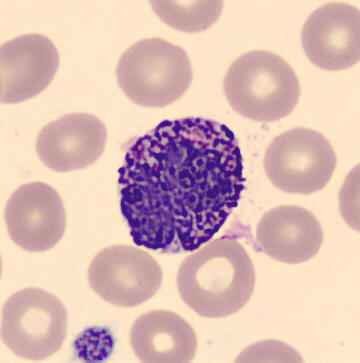
#> input picture sample_images/BA_189696.jpg, 360 x 363 px
$ python orb_detector.py ../sample_images/BA_189696.jpg
#> lines starting #> are read from the running program, lines starting #| are printed output that depends on the picture
#> further down, img is the input picture: shape (363, 360, 3); mean B, G, R 182.1, 188.8, 220.3
import time
import cv2
import numpy as np

try:
    from PIL import Image as PILImage
    _PIL_AVAILABLE = True
except ImportError:
    _PIL_AVAILABLE = False


def _ensure_numpy(image) -> np.ndarray:
    """Chuyển PIL Image → numpy array RGB nếu cần, giữ nguyên nếu đã là ndarray."""
    if _PIL_AVAILABLE and isinstance(image, PILImage.Image):
        return np.array(image.convert("RGB"))
    if not isinstance(image, np.ndarray):
        raise TypeError(f"Unsupported image type: {type(image)}. Expected numpy array or PIL Image.")
    return image


def _to_grayscale(image: np.ndarray) -> np.ndarray:
    """Chuyển ảnh về grayscale, hỗ trợ RGB / BGR / grayscale."""
    if image is None:
        raise ValueError("Image is None.")
    if len(image.shape) == 2:
        return image.copy()
    if len(image.shape) == 3:
        channels = image.shape[2]
#> channels = 3
        if channels == 3:
            # Streamlit trả về RGB → chuyển sang gray
            return cv2.cvtColor(image, cv2.COLOR_RGB2GRAY)
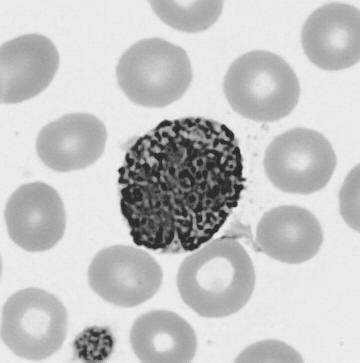
#> returned value: shape (363, 360); min 29, max 244, mean 197.5
        if channels == 4:
            return cv2.cvtColor(image, cv2.COLOR_RGBA2GRAY)
    raise ValueError(f"Unsupported image shape: {image.shape}")


def _to_bgr(image: np.ndarray) -> np.ndarray:
    """Chuyển ảnh về BGR (3 channels) để vẽ màu."""
    if len(image.shape) == 2:
        return cv2.cvtColor(image, cv2.COLOR_GRAY2BGR)
    if image.shape[2] == 3:
        return cv2.cvtColor(image, cv2.COLOR_RGB2BGR)
    if image.shape[2] == 4:
        return cv2.cvtColor(image, cv2.COLOR_RGBA2BGR)
    return image.copy()


def detect_orb(image: np.ndarray, nfeatures: int = 500) -> dict:
    """
    Phát hiện keypoints và trích xuất descriptors bằng thuật toán ORB.

    Parameters
    ----------
    image     : np.ndarray — ảnh đầu vào (RGB, BGR, hoặc grayscale)
    nfeatures : int        — số lượng keypoints tối đa cần giữ lại (mặc định 500)

    Returns
    -------
    dict với các key:
        method          : str                — "ORB"
        keypoints_count : int                — số keypoints phát hiện được
        runtime_ms      : float              — thời gian xử lý (ms)
        image           : np.ndarray         — ảnh BGR đã vẽ keypoints (chấm xanh lá)
        keypoints       : list[cv2.KeyPoint] — danh sách KeyPoint object
        descriptors     : np.ndarray hoặc None — numpy array chứa descriptors
    """
    # 1. Tiền xử lý
    image = _ensure_numpy(image)
    gray = _to_grayscale(image)
    output_bgr = _to_bgr(image)

    # 2. Khởi tạo ORB detector
    orb = cv2.ORB_create(nfeatures=nfeatures)

    # 3. Detect và compute
    t_start = time.perf_counter()
    keypoints, descriptors = orb.detectAndCompute(gray, None)
#> keypoints = 500 keypoints; strongest (x, y, size): (236, 204, 31), (120, 170, 44.6), (119, 169, 37.2), (119, 170, 31)
    t_end = time.perf_counter()

    runtime_ms = (t_end - t_start) * 1000.0

    # 4. Xử lý trường hợp không tìm thấy keypoints / descriptors
    if keypoints is None:
        keypoints = []
    if descriptors is None:
        descriptors = np.empty((0, 32), dtype=np.uint8)

    # 5. Vẽ keypoints lên ảnh
    output_bgr = cv2.drawKeypoints(
        output_bgr,
        keypoints,
        None,
        color=(0, 255, 0),
        flags=cv2.DRAW_MATCHES_FLAGS_DRAW_RICH_KEYPOINTS
    )
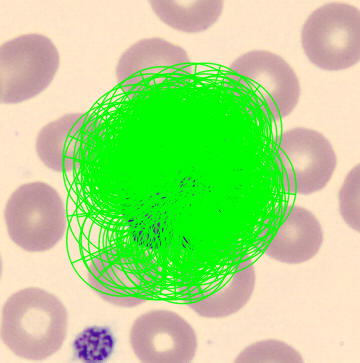
#> output_bgr: shape (363, 360, 3); mean B, G, R 136.1, 216.7, 169.7

    return {
        "method": "ORB",
        "keypoints_count": len(keypoints),
        "runtime_ms": round(runtime_ms, 3),
        "image": output_bgr,
        "keypoints": keypoints,
        "descriptors": descriptors
    }


# Demo / test standalone
if __name__ == "__main__":
    import sys

    if len(sys.argv) > 1:
        img = cv2.imread(sys.argv[1])
        if img is None:
            print(f"[ERROR] Không đọc được ảnh: {sys.argv[1]}")
            sys.exit(1)
        img_rgb = cv2.cvtColor(img, cv2.COLOR_BGR2RGB)
    else:
        # Tạo ảnh test: nền tối + hình chữ nhật + vòng tròn → nhiều cạnh
        img_rgb = np.zeros((300, 400, 3), dtype=np.uint8)
        img_rgb[:] = 60
        cv2.rectangle(img_rgb, (40, 40), (180, 160), (230, 230, 230), 2)
        cv2.rectangle(img_rgb, (200, 60), (360, 200), (210, 210, 210), 2)
        cv2.circle(img_rgb, (120, 240), 45, (200, 200, 200), 2)
        cv2.line(img_rgb, (0, 0), (400, 300), (180, 180, 180), 1)

    result = detect_orb(img_rgb, nfeatures=500)
#> result = 6 items

    print("=" * 45)
    print(f"  Method         : {result['method']}")
#|   Method         : ORB
    print(f"  Keypoints      : {result['keypoints_count']}")
#|   Keypoints      : 500
    print(f"  Runtime        : {result['runtime_ms']} ms")
#|   Runtime        : 11.049 ms
    print(f"  Output shape   : {result['image'].shape}")
#|   Output shape   : (363, 360, 3)
    print(f"  Descriptors    : {result['descriptors'].shape}")
#|   Descriptors    : (500, 32)
    print("=" * 45)

    cv2.imwrite("orb_output.jpg", result["image"])
    print("\nSaved: orb_output.jpg")

$ run again, on sample_images/BNE_138667.jpg
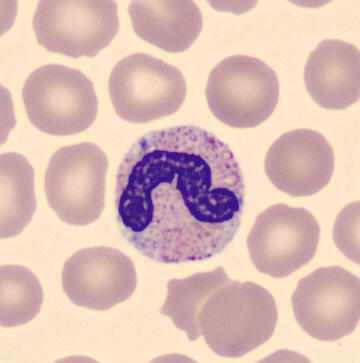
#> input picture sample_images/BNE_138667.jpg, 360 x 363 px
#> img is the input picture: shape (363, 360, 3); mean B, G, R 182, 189.4, 220.7
#> in _to_grayscale, `return cv2.cvtColor(image, cv2.COLOR_RGB2GRAY)`:
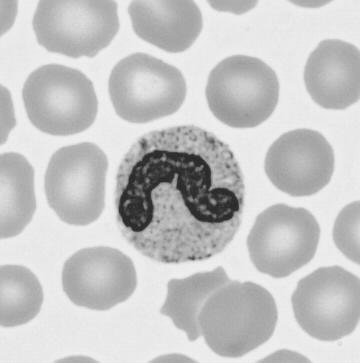
#> returned value: shape (363, 360); min 34, max 242, mean 197.9
#> keypoints = 500 keypoints; strongest (x, y, size): (214, 182, 77.1), (215, 182, 92.6), (136, 226, 111.1), (233, 201, 111.1)
#> in detect_orb, `output_bgr = cv2.drawKeypoints( output_bgr, keypoints, None, color=(0,..`:
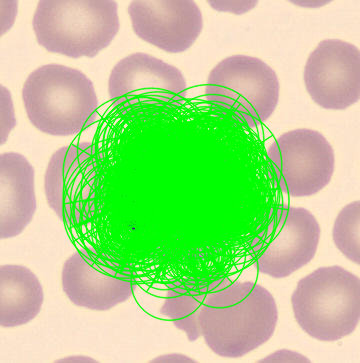
#> output_bgr: shape (363, 360, 3); mean B, G, R 141, 211.1, 175.1
#> result = 6 items
#|   Method         : ORB
#|   Keypoints      : 500
#|   Runtime        : 10.133 ms
#|   Output shape   : (363, 360, 3)
#|   Descriptors    : (500, 32)

$ run again, on sample_images/EO_73849.jpg
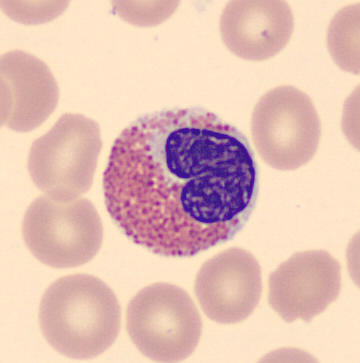
#> input picture sample_images/EO_73849.jpg, 360 x 363 px
#> img is the input picture: shape (363, 360, 3); mean B, G, R 182.4, 192.8, 228
#> in _to_grayscale, `return cv2.cvtColor(image, cv2.COLOR_RGB2GRAY)`:
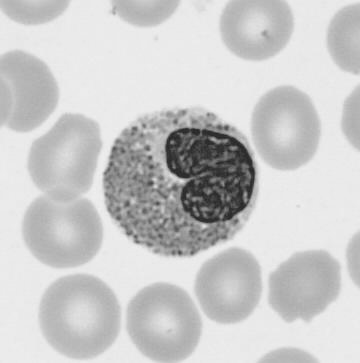
#> returned value: shape (363, 360); min 36, max 239, mean 202.2
#> keypoints = 500 keypoints; strongest (x, y, size): (180, 180, 64.3), (181, 180, 53.6), (182, 182, 77.1), (183, 180, 44.6)
#> in detect_orb, `output_bgr = cv2.drawKeypoints( output_bgr, keypoints, None, color=(0,..`:
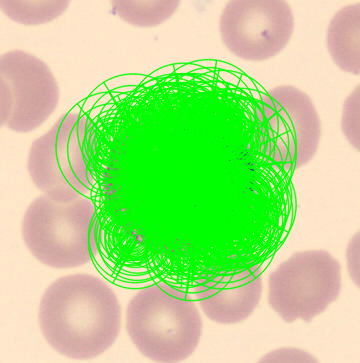
#> output_bgr: shape (363, 360, 3); mean B, G, R 137.9, 218.2, 176.1
#> result = 6 items
#|   Method         : ORB
#|   Keypoints      : 500
#|   Runtime        : 10.636 ms
#|   Output shape   : (363, 360, 3)
#|   Descriptors    : (500, 32)

$ run again, on sample_images/EO_998889.jpg
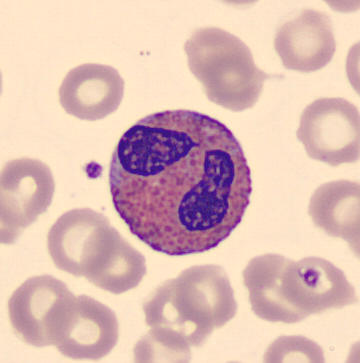
#> input picture sample_images/EO_998889.jpg, 360 x 363 px
#> img is the input picture: shape (363, 360, 3); mean B, G, R 181.4, 188.4, 221.8
#> in _to_grayscale, `return cv2.cvtColor(image, cv2.COLOR_RGB2GRAY)`:
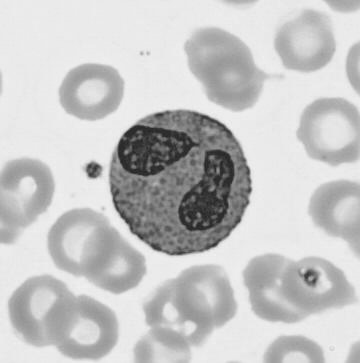
#> returned value: shape (363, 360); min 35, max 242, mean 197.6
#> keypoints = 500 keypoints; strongest (x, y, size): (96, 167, 92.6), (93, 173, 92.6), (92, 174, 77.1), (95, 164, 77.1)
#> in detect_orb, `output_bgr = cv2.drawKeypoints( output_bgr, keypoints, None, color=(0,..`:
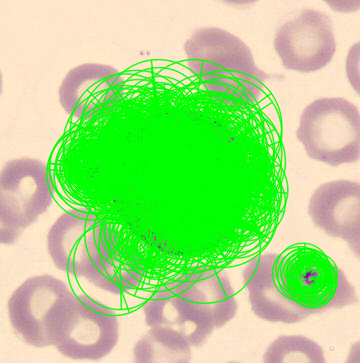
#> output_bgr: shape (363, 360, 3); mean B, G, R 133.4, 217.8, 166.4
#> result = 6 items
#|   Method         : ORB
#|   Keypoints      : 500
#|   Runtime        : 10.888 ms
#|   Output shape   : (363, 360, 3)
#|   Descriptors    : (500, 32)
